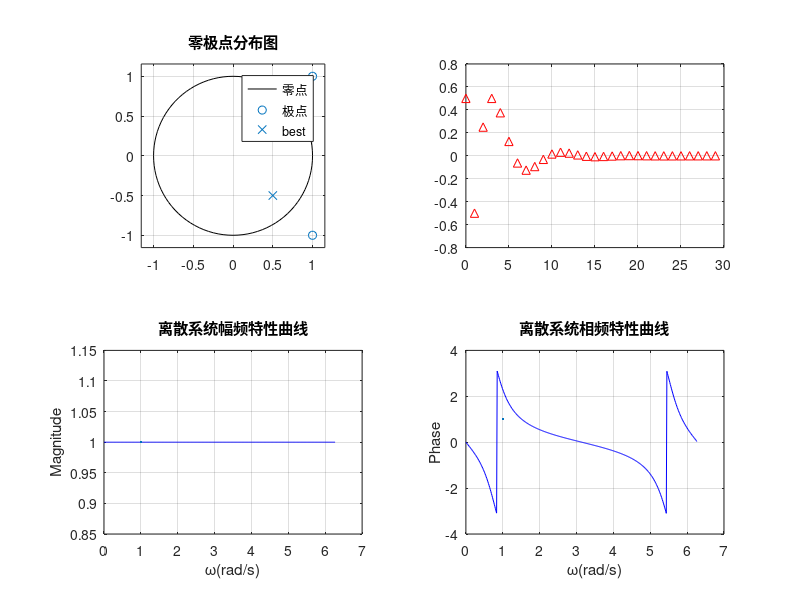

The MATLAB script that drew this image:
%判断系统函数的滤波器类型及实际功能
clear
clc
close all
b=[1 -2 2];
a=[2 -2 1];


% [Z,P,K]=tf2zp(b,a);

[Z,P,K]=tf2zp(b,a)

%去除零极点中重复点，寻找出存在的极点
C=ones(1,length(P));

for i=1:length(P)
    for j=1:length(Z)
        if P(i)==Z(j)
            C(i)=0;
            Z(j)=[];
        end
    end
end

P(C==0)=[];

%判断系统是否稳定
if max(abs(P))<1
   fprintf("系统稳定！\n")
else
   fprintf("系统不稳定！\n")
end



subplot(2,2,1)
zplane(b,a)
title("零极点分布图")
legend("零点","极点",Location="best")

subplot(2,2,2)
impz(b,a,30)
grid on

[H,w]=freqz(b,a,400,'whole');
Hm=abs(H);
Hp=angle(H);


subplot(2,2,3);
plot(w,Hm,'b-',LineWidth=1)
grid on
hold on
xlabel('\omega(rad/s)')
ylabel('Magnitude')
title('离散系统幅频特性曲线')

subplot(2,2,4)
plot(w,Hp,'b-',LineWidth=1)

grid on
xlabel('\omega(rad/s)')
ylabel('Phase')
title('离散系统相频特性曲线')
























